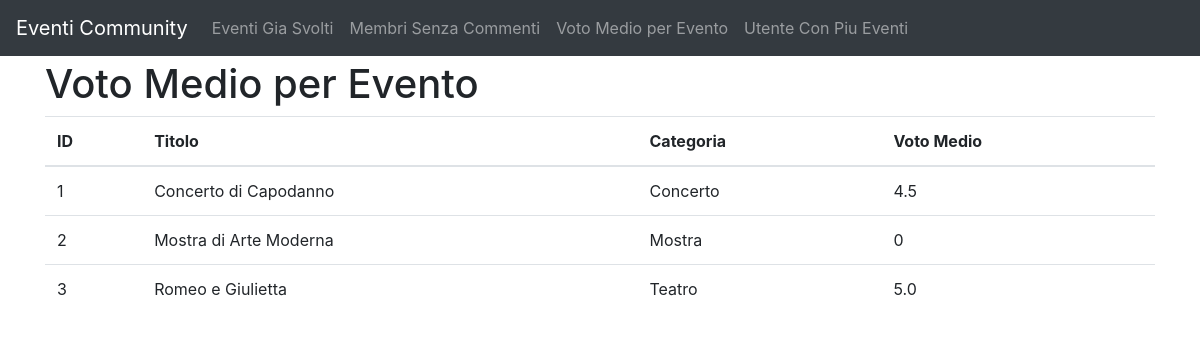
Screenshot of /voto_medio_per_evento with the database file from the repository.
### tables this page shows
CREATE TABLE EVENTO (
    id INTEGER PRIMARY KEY AUTOINCREMENT,
    titolo VARCHAR(100) NOT NULL,
    data DATE NOT NULL,
    provincia VARCHAR(2) NOT NULL,
    membro_id INTEGER NOT NULL,
    categoria_id INTEGER NOT NULL,
    FOREIGN KEY (membro_id) REFERENCES MEMBRO(id),
    FOREIGN KEY (categoria_id) REFERENCES CATEGORIA(id)
);

### app.py (the view)
@app.route('/voto_medio_per_evento')
def voto_medio_per_evento():
    eventi = get_voto_medio_per_evento()
    return render_template('voto_medio_per_evento.html', eventi=eventi)

### database.py (called while the page is built)
def get_db():
    db = getattr(g, '_database', None)
    if db is None:
        db = g._database = sqlite3.connect('eventi_community.db')
        db.row_factory = sqlite3.Row
    return db

def get_voto_medio_per_evento():
    db = get_db()
    query = """
        SELECT e.id, e.titolo, c.nome AS categoria,
               COALESCE(AVG(com.voto), 0) AS voto_medio
        FROM EVENTO e
        JOIN CATEGORIA c ON e.categoria_id = c.id
        LEFT JOIN COMMENTO com ON e.id = com.evento_id
        GROUP BY e.id
        ORDER BY c.nome, e.titolo
    """
    cursor = db.execute(query)
    eventi = [dict(row) for row in cursor.fetchall()]
    return eventi

### templates/voto_medio_per_evento.html
{% extends "base.html" %}
{% block content %}
    <h1>Voto Medio per Evento</h1>
    <table class="table">
        <thead>
            <tr>
                <th>ID</th>
                <th>Titolo</th>
                <th>Categoria</th>
                <th>Voto Medio</th>
            </tr>
        </thead>
        <tbody>
            {% for evento in eventi %}
                <tr>
                    <td>{{ evento.id }}</td>
                    <td>{{ evento.titolo }}</td>
                    <td>{{ evento.categoria }}</td>
                    <td>{{ evento.voto_medio }}</td>
                </tr>
            {% endfor %}
        </tbody>
    </table>
{% endblock %}

### templates/base.html (style rules this page uses)
body { padding-top: 60px; }

### rows the page displays
EVENTO: id "1", titolo "Concerto di Capodanno", categoria "Concerto", voto_medio "4.5"
EVENTO: id "2", titolo "Mostra di Arte Moderna", categoria "Mostra", voto_medio "0"
EVENTO: id "3", titolo "Romeo e Giulietta", categoria "Teatro", voto_medio "5.0"
